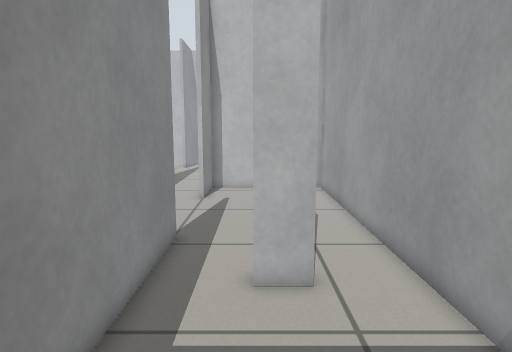
View 1 (above)

17 first-person views from a walk through a world built for the Gazebo simulator. The camera is 0.78 m above the floor, tilts 8° down and sees 75° across. The floor is counted in squares, 0.2 m on a side. Each view is taken from the middle of a square. On the plan, view 1 faces up. The plan holds only what a view shows up to about 20 squares ahead; the rest is blank.

View 2
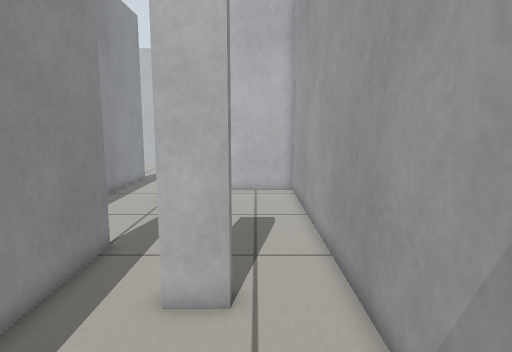

View 3
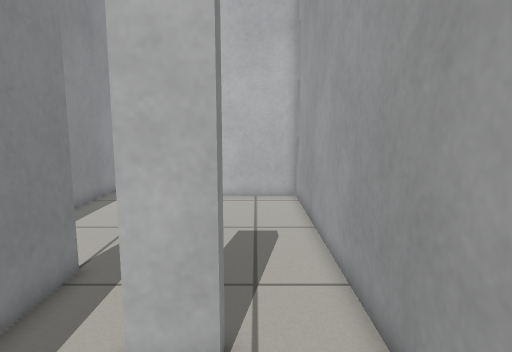

View 4
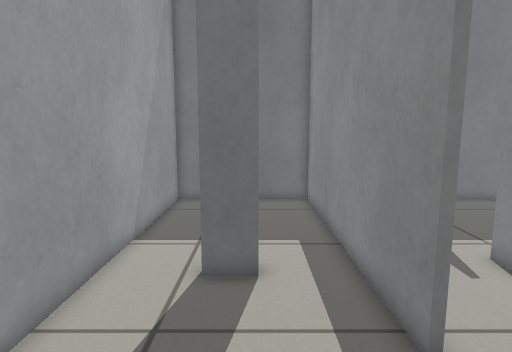

View 5
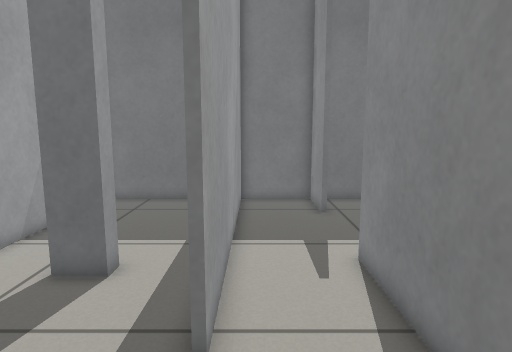

View 6
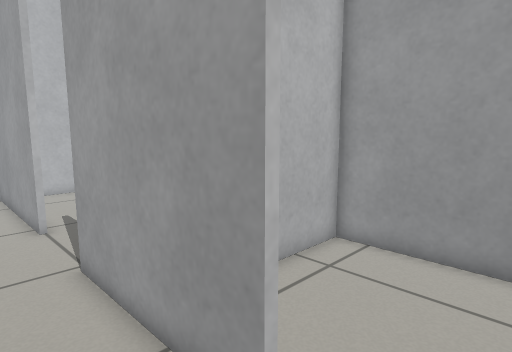

View 7
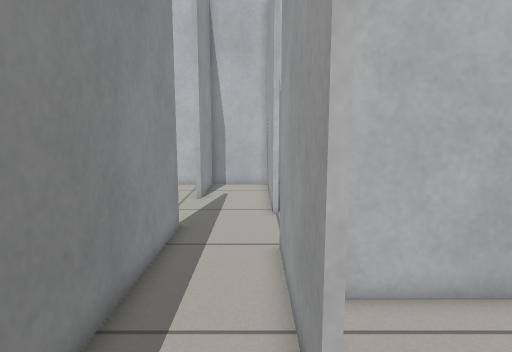

View 8
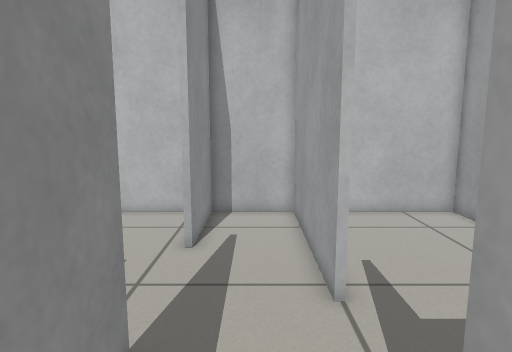

View 9
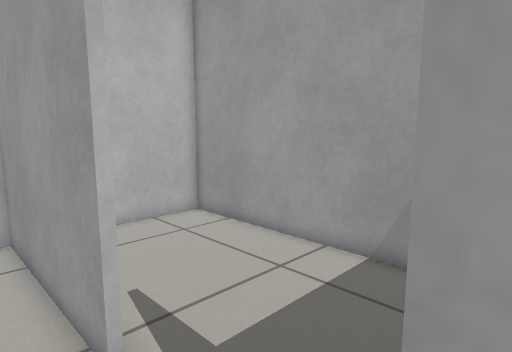

View 10
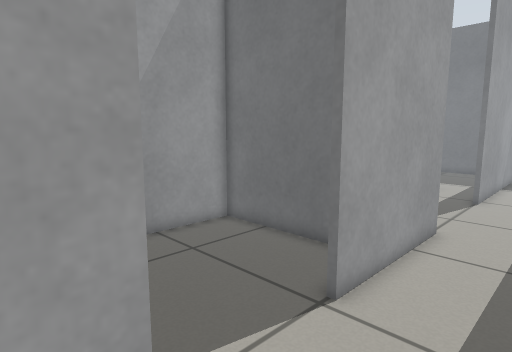

View 11
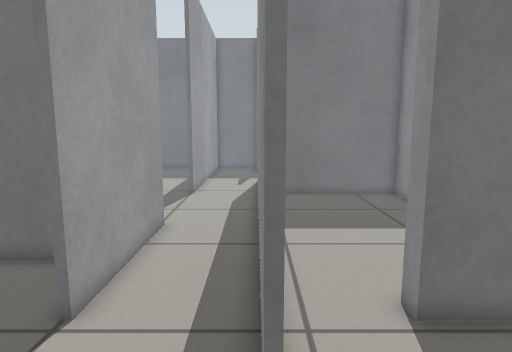

View 12
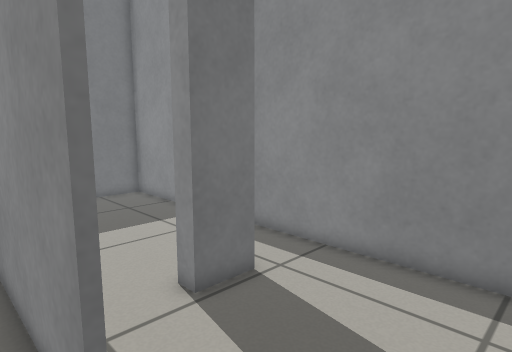

View 13
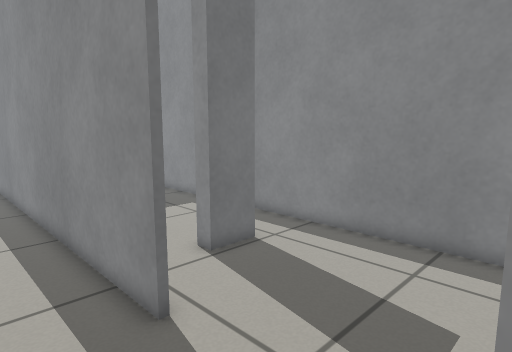

View 14
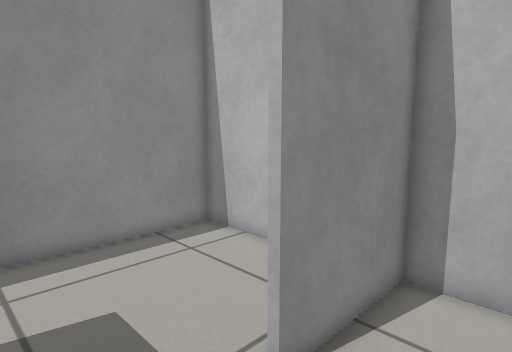

View 15
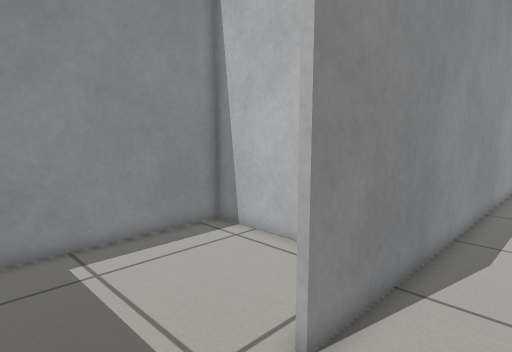

View 16
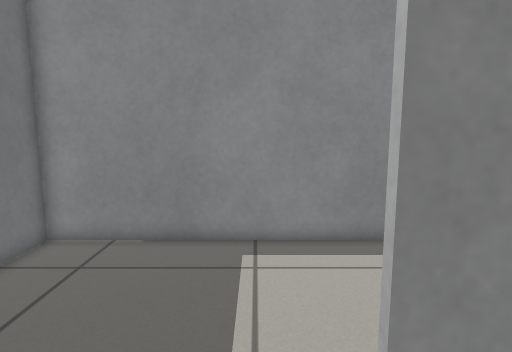

View 17
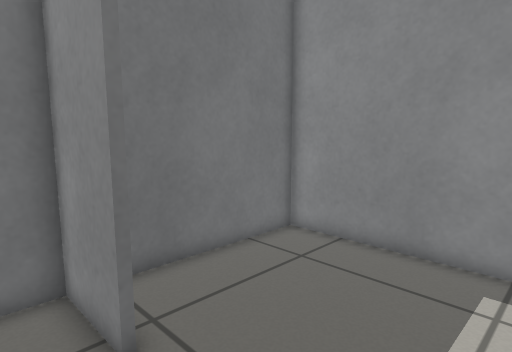

### Floor plan
Ten units are one square. View 1 is at (0, 0); x grows to the right and y downward. Boxes are objects, and circles mark ways between rooms. Rooms are numbered by the first view taken in them; rooms with no view inside come last. Other rooms are left out.
<svg viewBox="-159 -389 208 408">
<path fill="none" stroke="#000" d="M14 -86 14 -78 -1 -78 -1 -86 14 -86M-29 -119 -29 14 44 14 44 -222 -20 -222M-29 -204 -29 -186M-32 -186 -32 -258M-71 -281 -71 -72M-32 -301 -32 -384 -71 -384 -71 -335M-71 -18 -71 14 -31 14M-32 10 -32 -119M-124 -257 -103 -257 -103 -249M-154 -176 -154 -122 -88 -122M-84 -384 -154 -384 -154 -225M44 -282 44 -384 -12 -384M-10 -225 44 -225 44 -265M-109 -120 -154 -120 -154 14 -80 14"/>
<circle cx="-30" cy="-150" r="3" fill="#2a7"/>
<circle cx="-70" cy="-310" r="3" fill="#2a7"/>
<circle cx="-30" cy="-280" r="3" fill="#2a7"/>
<circle cx="-70" cy="-45" r="3" fill="#2a7"/>
<text x="10" y="-100">1</text>
<text x="-50" y="-180">2</text>
<text x="-120" y="-260">3</text>
<text x="10" y="-300">4</text>
<text x="-120" y="-50">5</text>
</svg>
Room 1 opens to room 2. Room 2 opens to room 3. Room 2 opens to room 4. Room 2 opens to room 5.

Where each view was taken, in squares from view 1:
view 1: 0 up, 0 right, facing up
view 2: 1 up, 2 right, facing up
view 3: 3 up, 2 right, facing up
view 4: 17 up, 0 right, facing down
view 5: 17 up, 4 left, facing down
view 6: 16 up, 6 left, facing up-right
view 7: 15 up, 4 left, facing up
view 8: 23 up, 5 left, facing up
view 9: 25 up, 5 left, facing up-right
view 10: 32 up, 7 left, facing down-right
view 11: 32 up, 7 left, facing down
view 12: 32 up, 6 left, facing down-left
view 13: 34 up, 4 left, facing down-left
view 14: 30 up, 4 left, facing up-left
view 15: 3 up, 4 left, facing up-left
view 16: 6 up, 4 left, facing left
view 17: 7 up, 5 left, facing down-left
